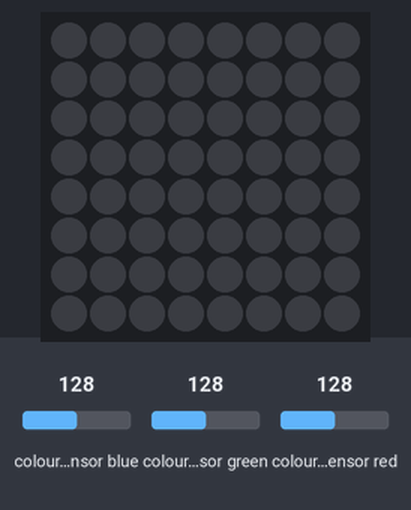
The sketch below on a simulated Arduino Uno, built with avr-gcc and run on an emulated ATmega328P. Parts: 8×8 RGB LED matrix (first LED top left, wired row by row). The test bench sets the inputs (shaded band); at power-on: colour sensor blue 128, colour sensor green 128, colour sensor red 128. Dim RGB values are drawn brighter than linear; what the sketch prints to the serial monitor is not drawn.

Above: at 1.2 s.
1.3 s: colour sensor blue set to 191
At 2.0 s:
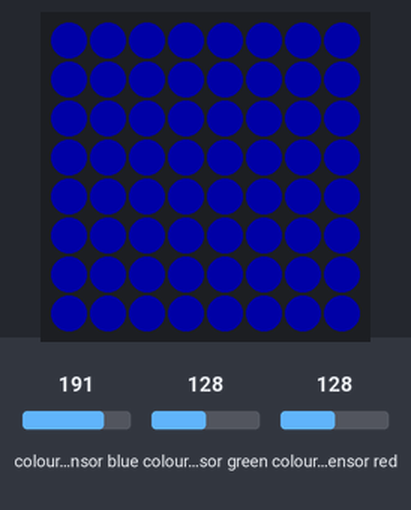
2.8 s: colour sensor green set to 191
At 3.6 s:
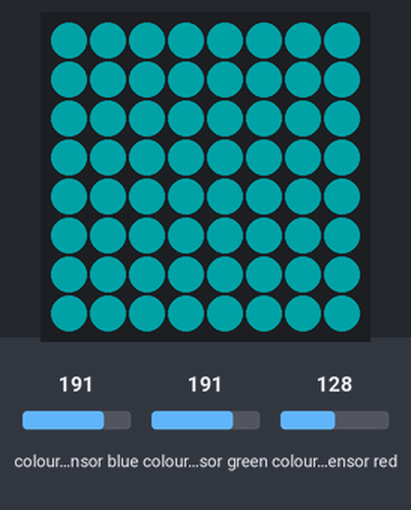
4.3 s: colour sensor red set to 191
At 4.8 s:
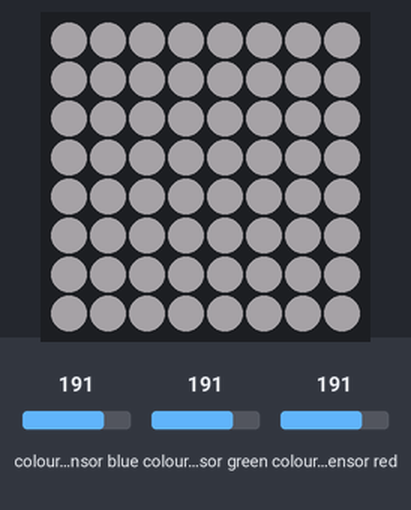
5.8 s: colour sensor blue set to 5
At 6.2 s:
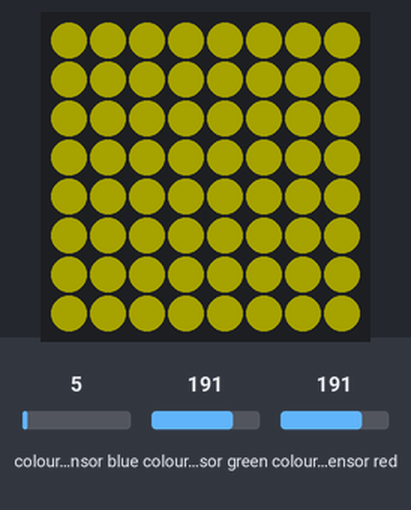
7.3 s: colour sensor green set to 5
At 7.9 s:
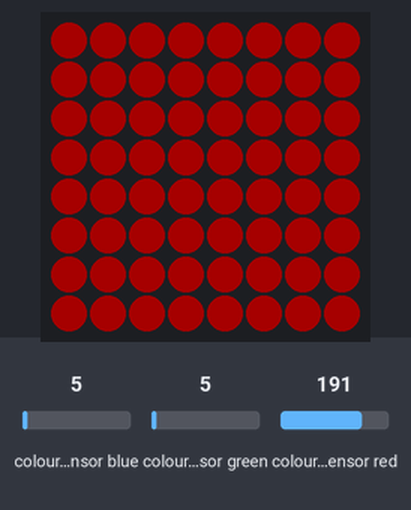
8.8 s: colour sensor blue set to 250
At 10.3 s:
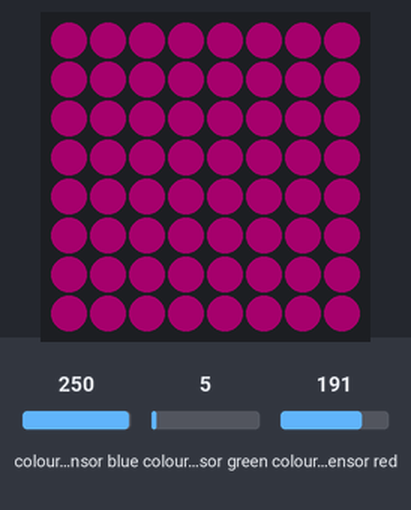
Timing chart, 0 to 11.3 s (numbered marks = the images above; inputs shaded):
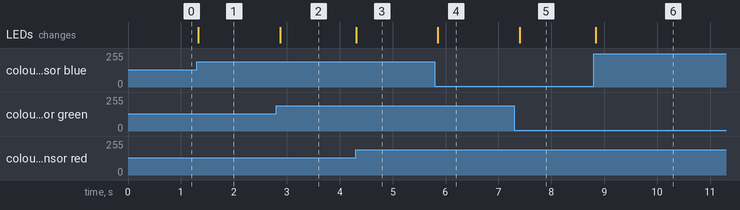

Measured:
- after the input at 1.3 s, the LEDs: change at once (image 1)
- after the input at 2.8 s, the LEDs: change after 0.08 s (image 2)
- after the input at 4.3 s, the LEDs: change at once (image 3)
- after the input at 5.8 s, the LEDs: change after 0.05 s (image 4)
- after the input at 7.3 s, the LEDs: change after 0.10 s (image 5)
- after the input at 8.8 s, the LEDs: change at once (image 6)

The sketch:

PTW_RGB.ino
```cpp
/*
PTW2015 code for break beam sensor
*/
#include <Wire.h>
#include "Adafruit_TCS34725.h"
#include <Adafruit_GFX.h> //GFX library
#include <Adafruit_NeoMatrix.h> //neoMatrix library
#include <Adafruit_NeoPixel.h> //neoPixel library

#ifndef PSTR
 #define PSTR // Make Arduino Due happy
#endif

#define PIN 6 //pin 6 is Matrix
//pins A4 and A5 are the RGB sensor

//NeoPixel Matrix is 8 by 8 and runs from pin 6
//pixel (1,1) is top and right
//pixels are arranged in columns
//pixels are progressive, not zigzag
//pixels are wired for GRB bitstream and run at 800KHz
Adafruit_NeoMatrix matrix = Adafruit_NeoMatrix(8, 8, PIN,
  NEO_MATRIX_TOP     + NEO_MATRIX_RIGHT +
  NEO_MATRIX_COLUMNS + NEO_MATRIX_PROGRESSIVE,
  NEO_GRB            + NEO_KHZ800);

//Adafruit RGB sensor, takes reading for 50ms (10 cycles) with 2X gain
Adafruit_TCS34725 tcs = Adafruit_TCS34725(TCS34725_INTEGRATIONTIME_50MS, TCS34725_GAIN_4X);

void setup()
{
  Serial.begin(9600);
  matrix.begin(); //start matrix
  matrix.setBrightness(40);//set matrix brightness

if (tcs.begin()) //tests to see if sensor is active
  {
    Serial.println("Found sensor");
  }
  else
  {
    Serial.println("No TCS34725 found ... check your connections");
    while (1); // halt!
  }
}

void loop()
{
 uint16_t clear, red, green, blue; //raw data from color sensor

 tcs.setInterrupt(false);  // turn on LED

 delay(50);  // takes 50ms to read

tcs.getRawData(&red, &green, &blue, &clear);

 tcs.setInterrupt(true);  // turn off LED

uint16_t color1 = matrix.Color(red,green,blue); //create variable of color one
uint16_t color2; //create variable for next color, this helps with stablizer

matrix.fillScreen(color1); //fill screen with color reading
matrix.show(); //update matrix

Stablizer(red,green,blue); //call in red, green and blue from color1
color1 = color2; //color 1 now equals color 2
matrix.show(); //update matrix

}

//function recognizes previous color, cleans up the reading, and gives the second color
uint16_t Stablizer(uint16_t red, uint16_t green,uint16_t  blue)
{
 uint16_t color1 = matrix.Color(red, green, blue);

 uint16_t color2;

  //recognize current color
 uint16_t r1 = red; //current color red
 uint16_t g1 = green; //current color green
 uint16_t b1 = blue; //current  color blue

 //place holders to recognize second color
 uint16_t r2 = 0; //second color red
 uint16_t g2 = 0; //second color blue
 uint16_t b2 = 0; //second color green

 uint16_t color[3] = {r1, g2, g2}; //array to hold color components of 1
 uint16_t color0[3] = {r2, g2, b2}; //array to hold color components of 2

//map one color to the other
for(uint16_t i = 0; i <= 2; i++)
{
  for( uint16_t j = 0; i <= 2; i++)
  {
    color[i] = color0[j];
  }

color1 = color2;
return color2;

}

}
```
